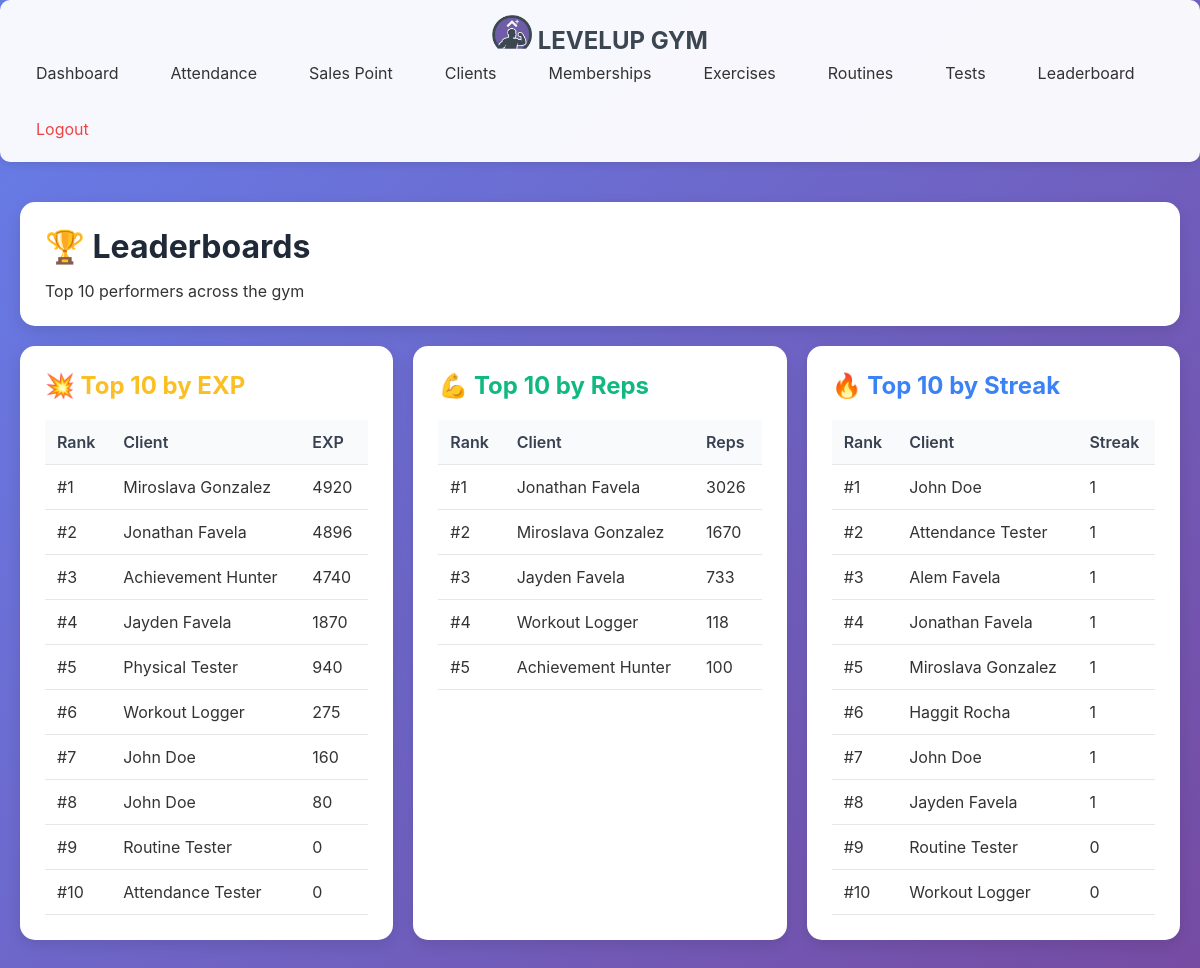
The app's page /admin/leaderboard, older data.
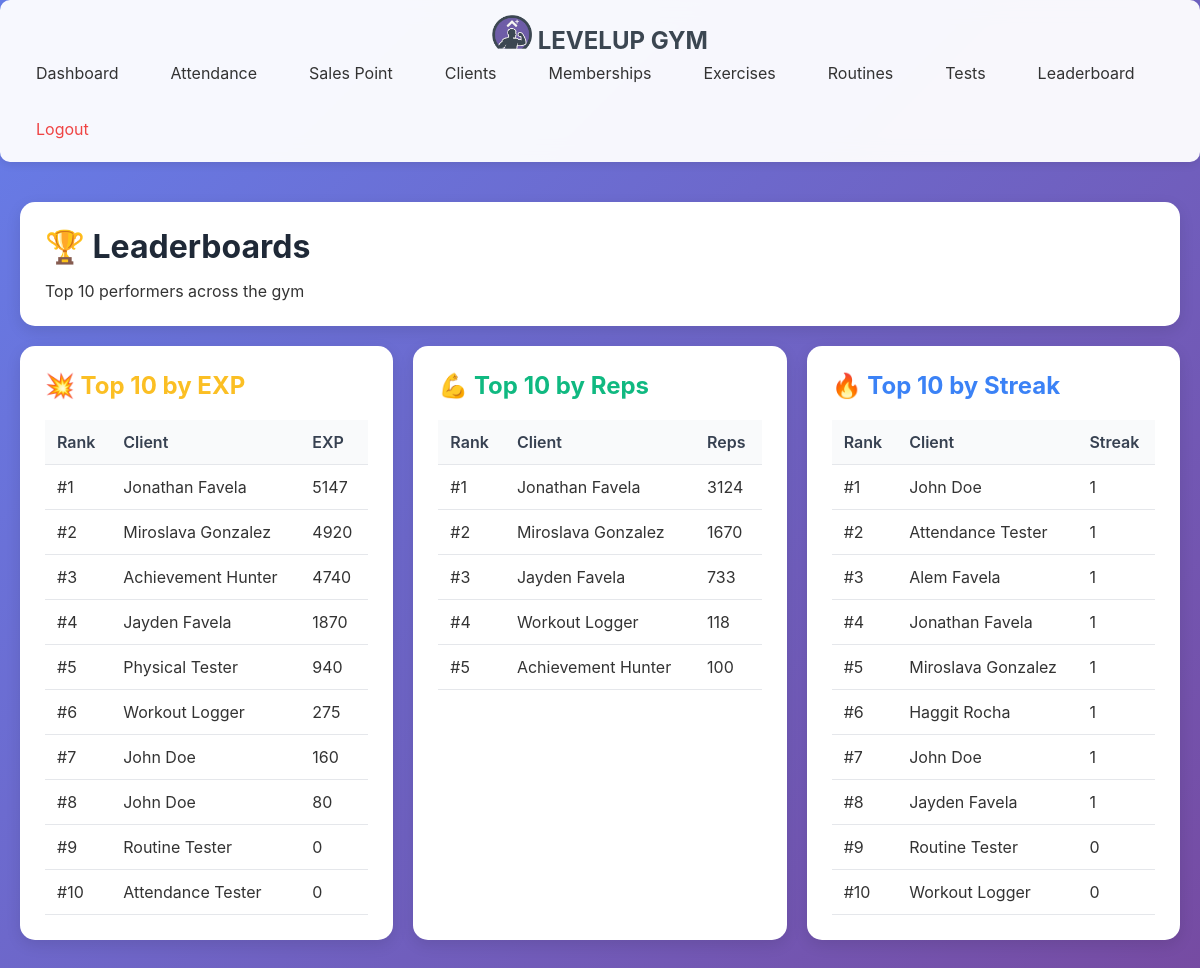
The same page, newer data.
### tables this page shows
CREATE TABLE client_gamification (
                gamification_id INTEGER PRIMARY KEY AUTOINCREMENT,
                client_id INTEGER UNIQUE NOT NULL,
                current_level INTEGER DEFAULT 1,
                current_exp INTEGER DEFAULT 0,
                total_exp INTEGER DEFAULT 0,
                rank TEXT DEFAULT 'E',
                client_class TEXT,
                class_unlocked_at_level INTEGER, current_streak INTEGER DEFAULT 0, longest_streak INTEGER DEFAULT 0, total_reps INTEGER DEFAULT 0, workouts_completed INTEGER DEFAULT 0,
                FOREIGN KEY (client_id) REFERENCES clients(client_id) ON DELETE CASCADE
            );

CREATE TABLE clients (
                client_id INTEGER PRIMARY KEY AUTOINCREMENT,
                phone_number TEXT UNIQUE NOT NULL,
                pin_hash TEXT NOT NULL,
                first_name TEXT NOT NULL,
                last_name TEXT NOT NULL,
                email TEXT,
                date_of_birth DATE,
                gender TEXT,
                registration_date DATETIME DEFAULT CURRENT_TIMESTAMP,
                status TEXT DEFAULT 'active',
                profile_photo_path TEXT
            );

### main.py (the view)
@app.route('/admin/leaderboard')
def admin_leaderboard():
    from controllers.leaderboard_controller import LeaderboardController
    leaderboard = LeaderboardController()
    top_exp = leaderboard.get_top_exp()
    top_reps = leaderboard.get_top_reps()
    top_streaks = leaderboard.get_top_streaks()
    print("Top EXP",top_exp)
    print("Top Streaks",top_streaks)
    return render_template(
        'admin/leaderboard.html',
        top_exp=top_exp,
        top_reps=top_reps,
        top_streaks=top_streaks
    )

### controllers/leaderboard_controller.py (called while the page is built)
    def get_top_exp(self, limit=10):
        query = """
            SELECT c.client_id, c.first_name || ' ' || c.last_name AS full_name,
                g.total_exp
            FROM clients c
            JOIN client_gamification g ON c.client_id = g.client_id
            ORDER BY g.total_exp DESC
            LIMIT ?
        """
        return self.db.execute_query(query, (limit,))

    def get_top_reps(self, limit=10):
        query = """
            SELECT c.client_id, c.first_name || ' ' || c.last_name AS full_name,
                   SUM(w.reps_completed) AS total_reps
            FROM clients c
            JOIN workout_logs w ON c.client_id = w.client_id
            GROUP BY c.client_id
            ORDER BY total_reps DESC
            LIMIT ?
        """
        return self.db.execute_query(query, (limit,))

    def get_top_streaks(self, limit=10):
        query = """
            SELECT c.client_id, c.first_name || ' ' || c.last_name AS full_name,
                g.current_streak
            FROM clients c
            JOIN client_gamification g ON c.client_id = g.client_id
            ORDER BY g.current_streak DESC
            LIMIT ?
        """
        result = self.db.execute_query(query, (limit,))
        print(dict(result[0]), dict(result[1]), dict(result[2]) )
        return self.db.execute_query(query, (limit,))

### database/db_manager.py (called while the page is built)
    def connect(self):
        self.conn = sqlite3.connect(self.db_name)
        self.conn.row_factory = sqlite3.Row  # Access columns by name
        self.cursor = self.conn.cursor()

    def disconnect(self):
        if self.conn:
            self.conn.close()

    def execute_query(self, query, params=None):
        self.connect()
        if params:
            self.cursor.execute(query, params)
        else:
            self.cursor.execute(query)
        results = self.cursor.fetchall()
        self.disconnect()
        return results

### templates/admin/leaderboard.html (shortened to what this page needs)
{% extends "admin/base.html" %}
{% block content %}
<div class="card">
  <h1>🏆 Leaderboards</h1>
  <p>Top 10 performers across the gym</p>
</div>
<div class="grid grid-3">
  <div class="card">
    <h2 style="color:#fbbf24;">💥 Top 10 by EXP</h2>
    <table class="table">
      <thead><tr><th>Rank</th><th>Client</th><th>EXP</th></tr></thead>
      <tbody>
      {% for row in top_exp %}
        <tr>
          <td>#{{ loop.index }}</td>
          <td>{{ row.full_name }}</td>
          <td>{{ row.total_exp }}</td>
        </tr>
      {% endfor %}
      </tbody>
    </table>
  </div>
  <div class="card">
    <h2 style="color:#10b981;">💪 Top 10 by Reps</h2>
    <table class="table">
      <thead><tr><th>Rank</th><th>Client</th><th>Reps</th></tr></thead>
      <tbody>
      {% for row in top_reps %}
        <tr>
          <td>#{{ loop.index }}</td>
          <td>{{ row.full_name }}</td>
          <td>{{ row.total_reps }}</td>
        </tr>
      {% endfor %}
      </tbody>
    </table>
  </div>
  <div class="card">
    <h2 style="color:#3b82f6;">🔥 Top 10 by Streak</h2>
    <table class="table">
      <thead><tr><th>Rank</th><th>Client</th><th>Streak</th></tr></thead>
      <tbody>
      {% for row in top_streaks %}
        <tr>
          <td>#{{ loop.index }}</td>
          <td>{{ row.full_name }}</td>
          <td>{{ row.current_streak }}</td>
        </tr>
      {% endfor %}
      </tbody>
    </table>
  </div>
</div>
{% endblock %}

### templates/admin/base.html (shortened to what this page needs)
<!DOCTYPE html>
<html lang="en">
<head>
</head>
<body>
    <nav>
        <div class="nav-content">
            <div class="logo" style="color: #3B4651;"><img src="/static/image/Untitled design - Copy.png" style="width: 40px; height: auto;"> LEVELUP GYM</div>
            <div class="nav-links">
                <a href="{{ url_for('admin_dashboard') }}">Dashboard</a>
                <a href="{{ url_for('admin_attendance') }}">Attendance</a>
                <a href="{{ url_for('admin_salespoint') }}">Sales Point</a>
                <a href="{{ url_for('admin_clients') }}">Clients</a>
                <a href="{{ url_for('admin_memberships') }}">Memberships</a>
                <a href="{{ url_for('admin_exercises') }}">Exercises</a>
                <a href="{{ url_for('admin_routines') }}">Routines</a>
                <a href="{{ url_for('admin_tests') }}">Tests</a>
                <a href="{{ url_for('admin_leaderboard') }}">Leaderboard</a>
                <a href="{{ url_for('admin_logout') }}" style="color: #ef4444;">Logout</a>
            </div>
        </div>
    </nav>
    <div class="container">
        {% block content %}{% endblock %}
    </div>
</body>
</html>

### templates/admin/base.html (style rules this page uses)
* { margin: 0; padding: 0; box-sizing: border-box; }
body { font-family: -apple-system, BlinkMacSystemFont, 'Segoe UI', Roboto, Oxygen, Ubuntu, Cantarell, sans-serif; background: linear-gradient(135deg, #667eea 0%, #764ba2 100%); min-height: 100vh; color: #333; }
.container { max-width: 1400px; margin: 0 auto; padding: 20px; }
nav { background: rgba(255, 255, 255, 0.95); backdrop-filter: blur(10px); padding: 15px 0; box-shadow: 0 2px 10px rgba(0,0,0,0.1); margin-bottom: 20px; border-radius: 10px; }
nav .nav-content { max-width: 1400px; margin: 0 auto; padding: 0 20px; display: flex; flex-direction: column; justify-content: space-between; align-items: center; flex-wrap: wrap; }
nav .logo { font-size: 24px; font-weight: bold; color: #667eea; }
nav .logo img { width: 25px; }
nav .nav-links { display: flex; gap: 20px; flex-wrap: wrap; }
nav a { color: #333; text-decoration: none; padding: 8px 16px; border-radius: 5px; transition: all 0.3s; }
.card { background: white; border-radius: 15px; padding: 25px; margin-bottom: 20px; box-shadow: 0 5px 15px rgba(0,0,0,0.1); }
h1, h2, h3 { color: #1f2937; margin-bottom: 15px; }
table { width: 100%; border-collapse: collapse; margin-top: 20px; }
th, td { padding: 12px; text-align: left; border-bottom: 1px solid #e5e7eb; }
th { background: #f9fafb; font-weight: 600; color: #374151; }
.grid { display: grid; gap: 20px; }
.grid-3 { grid-template-columns: repeat(auto-fit, minmax(250px, 1fr)); }

Row changes from the older to the newer data that the page shows:
changed client_gamification (number 1 of 12 on the later page): total_exp "4896" → "5147"; moves up the list
computed for clients (number 1 of 5 on the later page): total_reps "3026" → "3124"
